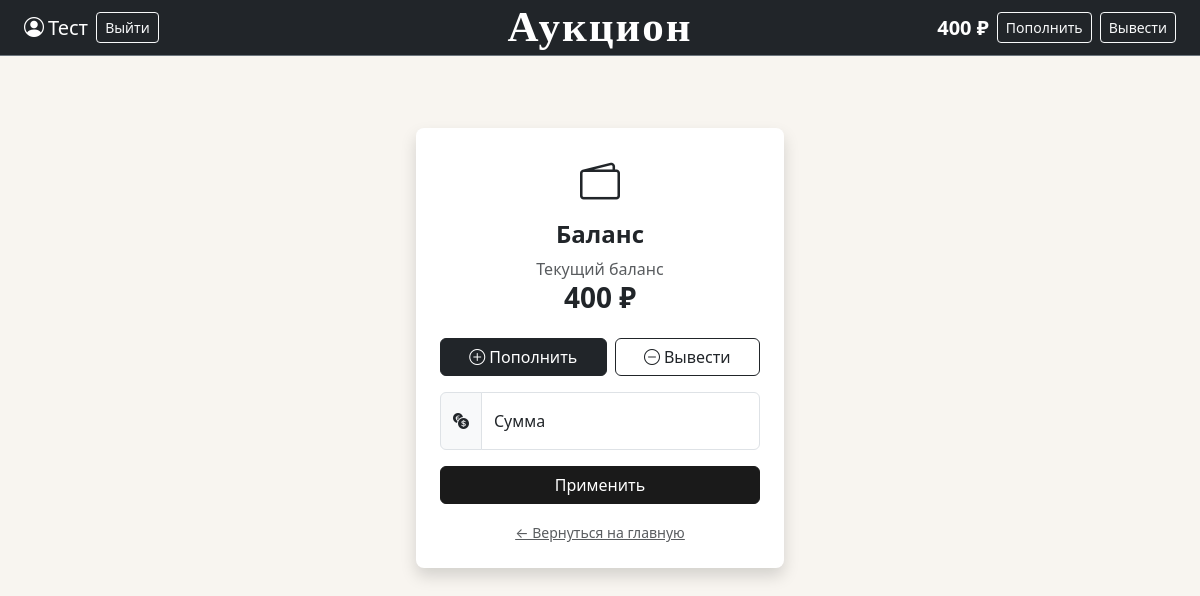
Before: /balance (signed in) with the older database file.
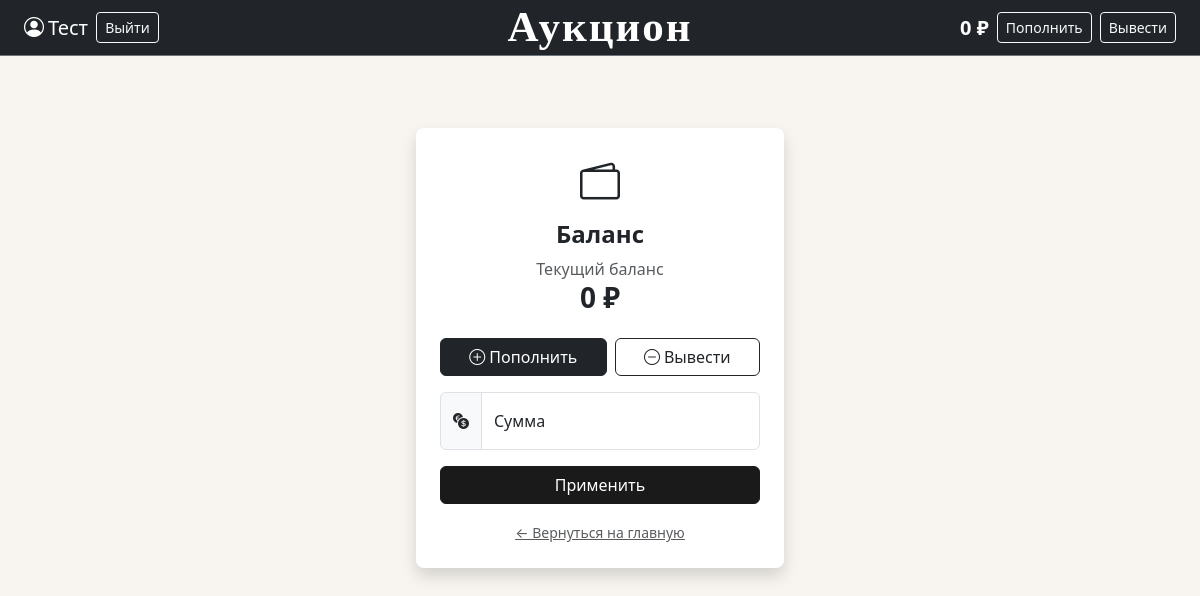
After: the same page with the newer database file.
### data/users.py (models this page shows, shortened)
class User(SqlAlchemyBase, UserMixin, SerializerMixin):
    __tablename__ = 'users'
    id = sqlalchemy.Column(sqlalchemy.Integer, primary_key=True, autoincrement=True)
    name = sqlalchemy.Column(sqlalchemy.String, nullable=True) # имя пользователя, заполняется пользователем
    email = sqlalchemy.Column(sqlalchemy.String, index=True, unique=True, nullable=True) # его почта, заполняется пользователем
    hashed_password = sqlalchemy.Column(sqlalchemy.String, nullable=True) # пароль, заполняется пользователем
    modified_date = sqlalchemy.Column(sqlalchemy.DateTime, default=datetime.datetime.now) # дата создания
    balance = sqlalchemy.Column(sqlalchemy.Integer, autoincrement=True, default=0) # баланс, автоматически = 0
    lots = orm.relationship("Lots", back_populates='user') # связь с другой бд

### main.py (the view, shortened to what this page needs)
@app.route('/balance', methods=['GET', 'POST'])
@login_required
def balance():
    form = BalanceForm()
    return render_template('balance.html', title='Баланс', form=form)

### forms/balance.py
class BalanceForm(FlaskForm):
    action = RadioField('Действие', choices=[('deposit', 'Пополнить'), ('withdraw', 'Вывести')], default='deposit')
    amount = IntegerField('Сумма', validators=[DataRequired(), NumberRange(min=1, message="Минимум 1 ₽")])
    submit = SubmitField('Применить')

### data/db_session.py (called while the page is built)
def create_session() -> Session:
    global __factory
    return __factory()

### main.py (called while the page is built)
@login_manager.user_loader
def load_user(user_id):
    db_sess = db_session.create_session()
    try:
        return db_sess.get(User, user_id)
    finally:
        db_sess.close()

### templates/balance.html (shortened to what this page needs)
{% extends "base.html" %}
{% block content %}
<div class="row justify-content-center mt-5">
    <div class="col-md-4">
        <div class="card shadow border-0">
            <div class="card-body p-4">
                <div class="text-center mb-4">
                    <i class="bi bi-wallet2 fs-1 text-dark"></i>
                    <h4 class="mt-2 fw-bold">Баланс</h4>
                    <p class="text-muted mb-0">Текущий баланс</p>
                    <h3 class="fw-bold">{{ current_user.balance }} ₽</h3>
                </div>
                <form action="" method="post">
                    <div class="mb-3">
                        <div class="d-flex gap-2">
                            {% for subfield in form.action %}
                                <div class="flex-fill">
                                    <label class="btn btn-outline-dark w-100" for="{{ subfield.id }}">
                                        {% if subfield.data == 'deposit' %}
                                            <i class="bi bi-plus-circle me-1"></i>Пополнить
                                        {% else %}
                                            <i class="bi bi-dash-circle me-1"></i>Вывести
                                        {% endif %}
                                    </label>
                                </div>
                            {% endfor %}
                        </div>
                    </div>
                    <div class="input-group mb-3">
                        <span class="input-group-text"><i class="bi bi-currency-exchange"></i></span>
                        <div class="form-floating">
                            {{ form.amount(class="form-control" + (" is-invalid" if form.amount.errors else ""), id="floatingAmount", placeholder="0") }}
                            {{ form.amount.label(for="floatingAmount") }}
                        </div>
                    </div>
                    <div class="d-grid">
                        {{ form.submit(class="btn btn-dark") }}
                    </div>
                    <div class="text-center mt-3">
                        <a href="/" class="text-muted small">← Вернуться на главную</a>
                    </div>
                </form>
            </div>
        </div>
    </div>
</div>
{% endblock %}

### templates/base.html (shortened to what this page needs)
<!DOCTYPE html>
<html lang="ru">
<head>
    <link rel="stylesheet" href="https://cdn.jsdelivr.net/npm/bootstrap@5.3.0/dist/css/bootstrap.min.css">
    <link rel="stylesheet" href="https://cdn.jsdelivr.net/npm/bootstrap-icons@1.11.0/font/bootstrap-icons.css">
    <link rel="stylesheet" href="{{ url_for('static', filename='css/style.css') }}">
</head>
<body>
<nav class="navbar navbar-dark bg-dark border-bottom border-secondary">
    <div class="container-fluid px-4">
        <div class="d-flex align-items-center gap-2">
            {% if current_user.is_authenticated %}
                <a class="text-white text-decoration-none d-flex align-items-center gap-1 fs-5">
                    <i class="bi bi-person-circle"></i>
                    {{ current_user.name }}
                </a>
                <a class="btn btn-sm btn-outline-light" href="/logout">Выйти</a>
            {% else %}
                <a class="btn btn-sm btn-outline-light" href="/register">Зарегистрироваться</a>
                <a class="btn btn-sm btn-light" href="/login">Войти</a>
            {% endif %}
        </div>
        <a class="navbar-brand position-absolute start-50 translate-middle-x fw-bold"
           href="/"
           style="font-size: 43px; font-family: 'Georgia', serif; letter-spacing: 2px;"
        >Аукцион</a>
        <div class="d-flex align-items-center gap-2 ms-auto">
            {% if current_user.is_authenticated %}
                <span class="text-white fw-semibold fs-5">{{ current_user.balance }} ₽</span>
                <a class="btn btn-sm btn-outline-light" href="/balance">Пополнить</a>
                <a class="btn btn-sm btn-outline-light" href="/balance">Вывести</a>
            {% endif %}
        </div>
    </div>
</nav>
<div class="container-fluid px-4 py-4">
    {% block content %}
    {% endblock %}
</div>
</body>
</html>

Changed rows visible on the page:
changed User "Тест": balance "400" → "0"
